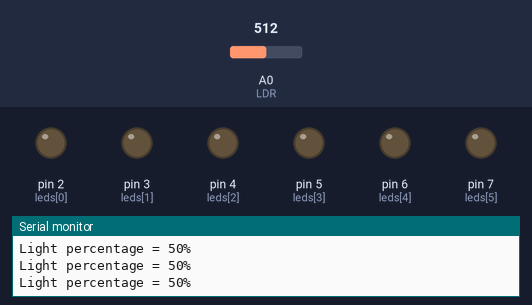
A sketch run on a simulated Arduino Uno, built with avr-gcc and run on an emulated ATmega328P. Parts: output pins drawn as LEDs (lit = HIGH), the last lines printed to the serial monitor. Inputs (shaded band) come from the test bench; at power-on: A0 (LDR) = 512.

Above: at 1.2 s.
1.3 s: A0 (LDR) set to 232
2.8 s: A0 (LDR) set to 207
At 3.4 s:
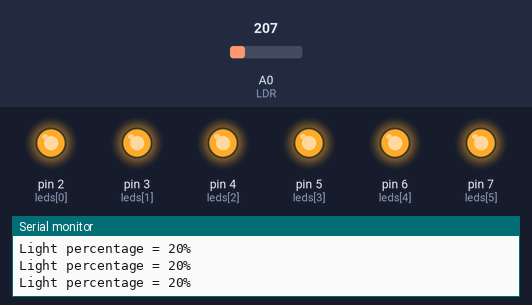
4.3 s: A0 (LDR) set to 306
At 4.8 s:
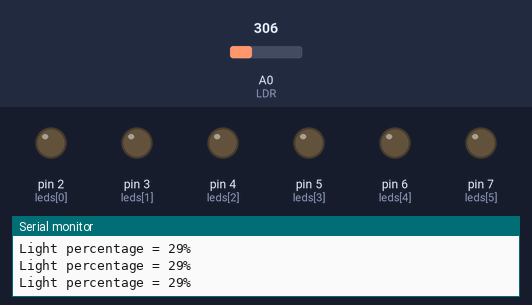
5.8 s: A0 (LDR) set to 122
At 6.2 s:
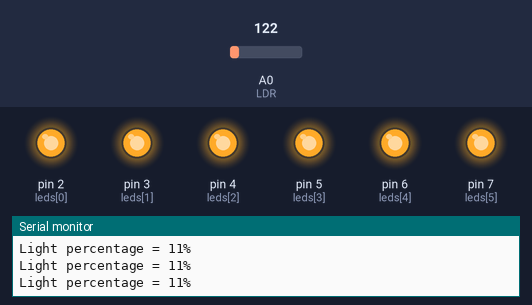
Timing chart, 0 to 8.3 s (numbered marks = the images above; inputs shaded):
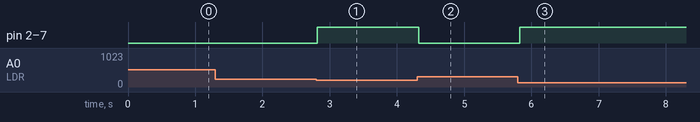

Measured:
- the behaviour switches between 215 and 214 on A0 (LDR) (found by bisection; images 0 and 1)
- after the input at 2.8 s, pin 2 (leds[0]), pin 3 (leds[1]), pin 4 (leds[2]), pin 5 (leds[3]), pin 6 (leds[4]), pin 7 (leds[5]): LOW → HIGH at once
- after the input at 4.3 s, pin 2 (leds[0]), pin 3 (leds[1]), pin 4 (leds[2]), pin 5 (leds[3]), pin 6 (leds[4]), pin 7 (leds[5]): HIGH → LOW at once
- after the input at 5.8 s, pin 2 (leds[0]), pin 3 (leds[1]), pin 4 (leds[2]), pin 5 (leds[3]), pin 6 (leds[4]), pin 7 (leds[5]): LOW → HIGH at once

The sketch:

main.ino
```cpp
#define LDR A0
const int leds[] = {2, 3, 4, 5, 6, 7};
int Sensor_read = 0;


void setup() {
  // put your setup code here, to run once:
  Serial.begin(9600);
  for (int i = 0; i < 6; i++) {
    pinMode(leds[i], OUTPUT);
  }
}

void loop() {
  // put your main code here, to run repeatedly:
  Sensor_read = analogRead(LDR);
  int read = map(Sensor_read, 0, 1023, 0, 100);
  Serial.print("Light percentage = ");
  Serial.print(read);
  Serial.println("%");

  if (read <= 20){
    for(int i = 0; i<6; i++){
      digitalWrite(leds[i], HIGH);
    }
  }else {
    for(int i=0; i<6 ;i++){
      digitalWrite(leds[i], LOW);
    }
  }
  delay(100);
}
```
